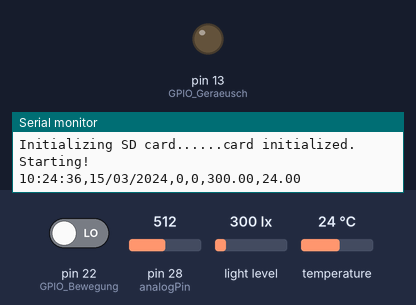
The sketch below on a simulated Arduino Mega 2560, built for the host (arithmetic inside an expression is 32-bit, double 64-bit). Shown: output pins drawn as LEDs (lit = HIGH), the last lines printed to the serial monitor. The inputs (shaded band) are chosen by the test bench; at power-on: pin 22 (GPIO_Bewegung) LOW, pin 28 (analogPin) = 512, light level 300 lx, temperature 24 °C. The local clock reads 2024-03-15 10:24:30 at power-on unless the sketch sets it; storage starts empty.

Above: at 7.2 s.
7.3 s: pin 22 (GPIO_Bewegung) driven HIGH
At 9.4 s:
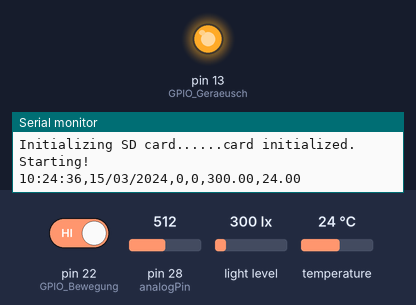
11.0 s: pin 22 (GPIO_Bewegung) driven LOW
At 12.4 s:
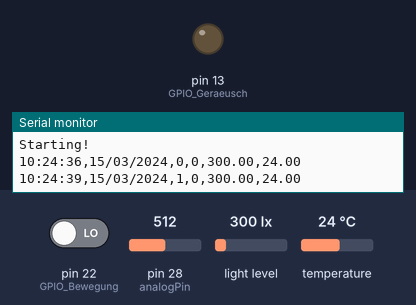
Timing chart, 0 to 14.0 s (numbered marks = the images above; inputs shaded):
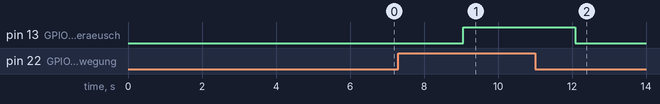

Measured:
- after the input at 7.3 s, pin 13 (GPIO_Geraeusch): LOW → HIGH after 1.8 s
- after the input at 11.0 s, pin 13 (GPIO_Geraeusch): HIGH → LOW after 1.1 s

The sketch:

Seminar_Pico_DataCollect.ino
```cpp
// 15.Dez 2025
// Licht
#include <BH1750.h>
BH1750 lightMeter;
float lux = 0;

// Uhr
#include <Wire.h>
#include "RTClib.h"
#define SDA_UHR 14
#define SCL_UHR 15
RTC_DS3231 rtc;

// SD Card
#include <SPI.h>
#include <SD.h>
const int _MISO = 16;
const int _MOSI = 19;
const int _CS = 17;
const int _SCK = 18;
const int RP_CLK_GPIO = -1; // Set to CLK GPIO
const int RP_CMD_GPIO = -1; // Set to CMD GPIO
const int RP_DAT0_GPIO = -1; // Set to DAT0 GPIO

// Temperatur
#include <OneWire.h>
OneWire TempPin10(21); // GPIO21 = DS18S20 S pin
float temperatur;
byte addr10[8];
byte data10[12];

// Bewegung
const int GPIO_Bewegung = 22;
int status_Bewegung = 0;

// Geräusch
const int analogPin = 28; // ADC2
const int GPIO_Geraeusch = 13;
int status_Geraeusch = 0;
int pegel = 0;
#define SHIFTLEN 5
int pegelArray[SHIFTLEN];

void setup()
{
  Serial.begin(115200);
  delay(3000);

  Serial.print("Initializing sound sensor...");
  //analogReadResolution(12);
  pinMode(analogPin, INPUT);
  pinMode(GPIO_Geraeusch, INPUT);
  Serial.println("done");
  delay(500);

  Serial.print("Initializing movement sensor...");
  pinMode(GPIO_Bewegung, INPUT);
  pinMode(LED_BUILTIN , OUTPUT);
  Serial.println("done");
  delay(500);

  Serial.print("Initializing light sensor...");
  Wire.begin();
  lightMeter.begin();
  Serial.println("done");
  delay(500);

  Serial.print("Initializing real time clock...");
  Wire1.setSDA(SDA_UHR);
  Wire1.setSCL(SCL_UHR);
  Wire1.begin();
  if (!rtc.begin(&Wire1))
  {
    Serial.println("RTC not found!");
    return;//while (1);
  }
  Serial.println("...done");
  delay(500);

  Serial.print("Initializing temperature sensor...");
  if (!TempPin10.search(addr10))
  {
    TempPin10.reset_search();
    Serial.println("Temperature sensor not found!");
    return;
  }
  Serial.println("...done");
  delay(500);

  Serial.print("Initializing SD card...");
  bool sdInitialized = false;
  SPI.setRX(_MISO);
  SPI.setTX(_MOSI);
  SPI.setSCK(_SCK);
  sdInitialized = SD.begin(_CS);
  if (!sdInitialized)
  {
    Serial.println("failed, or not present");
    return;
  }
  Serial.println("...card initialized.");
  Serial.println("Starting!");
  delay(500);
}

void loop()
{
  File dataFile = SD.open("Data_28-11-2025.txt", FILE_WRITE);
  String dataString = GetTime();

  lux = lightMeter.readLightLevel();

  status_Bewegung = digitalRead(GPIO_Bewegung);
  digitalWrite(LED_BUILTIN, status_Bewegung);

  GetTempData(&TempPin10, addr10, data10);
  temperatur = Data2Temp(data10);

  pegel = PegelShiftMedian(analogRead(analogPin));

  if (dataFile)
  {
    Serial.print(dataString);
    Serial.print(status_Bewegung);
    Serial.print(",");
    Serial.print(pegel);
    Serial.print(",");
    Serial.print(lux);
    Serial.print(",");
    Serial.println(temperatur);

    dataFile.print(dataString);
    dataFile.print(status_Bewegung);
    dataFile.print(",");
    dataFile.print(pegel);
    dataFile.print(",");
    dataFile.print(lux);
    dataFile.print(",");
    dataFile.println(temperatur);
    dataFile.close();
  }
  else
    Serial.println("error opening log file");
  delay(2250);
}

String GetTime()
{
  DateTime now = rtc.now();
  char buffer[21];
  snprintf(buffer, sizeof(buffer), "%02d:%02d:%02d,%02d/%02d/%04d,", now.hour(), now.minute(), now.second(), now.day(), now.month(), now.year());
  return String(buffer);
}

int PegelShiftMedian(int p)
{
    // 1. Shift (FIFO)
    if (p > 0)
    {
        for (int i = 1; i < SHIFTLEN; i++)
            pegelArray[i - 1] = pegelArray[i];
        pegelArray[SHIFTLEN - 1] = p;
    }

    // 2. Kopie zum Sortieren
    int temp[SHIFTLEN];
    for (int i = 0; i < SHIFTLEN; i++)
        temp[i] = pegelArray[i];

    // 3. Einfacher Bubble-Sort
    for (int i = 0; i < SHIFTLEN - 1; i++)
    {
        for (int j = 0; j < SHIFTLEN - 1 - i; j++)
        {
            if (temp[j] > temp[j+1])
            {
                int t = temp[j];
                temp[j] = temp[j+1];
                temp[j+1] = t;
            }
        }
    }

    // 4. Median berechnen
    if (SHIFTLEN % 2 == 1)
    {
        // ungerade Anzahl → mittleres Element
        return temp[SHIFTLEN / 2];
    } else {
        // gerade Anzahl → Mittelwert der beiden mittleren
        int a = temp[SHIFTLEN/2 - 1];
        int b = temp[SHIFTLEN/2];
        return (a + b) / 2;
    }
}

int PegelShiftMittelwert(int p)
{
  if (p>0)
  {
    for (int i=1; i<SHIFTLEN; i++)
      pegelArray[i-1] = pegelArray[i];
    pegelArray[SHIFTLEN-1] = p;
  }
  int summe = 0;
  for (int j=0; j<SHIFTLEN; j++)
    summe += pegelArray[j];
  return summe / SHIFTLEN;
}

bool GetTempData(OneWire *TempPin, byte Adresse[], byte Data[])
{
  bool present = false;
  TempPin->reset();
  TempPin->select(Adresse);
  TempPin->write(0x44, 1);
  delay(750);
  present = TempPin->reset();
  TempPin->select(Adresse);
  TempPin->write(0xBE);
  for (int i = 0; i < 9; i++)
    Data[i] = TempPin->read();
  return present;
}

float Data2Temp(byte Data[])
{
  int TReading = (Data[1] << 8) + Data[0];
  int SignBit = TReading & 0x8000;
  if (SignBit)
    TReading = (TReading ^ 0xffff) + 1;
  float Temp = TReading * 0.0625;
  if (SignBit)
    Temp *= -1.0;
  return Temp;
}
```
